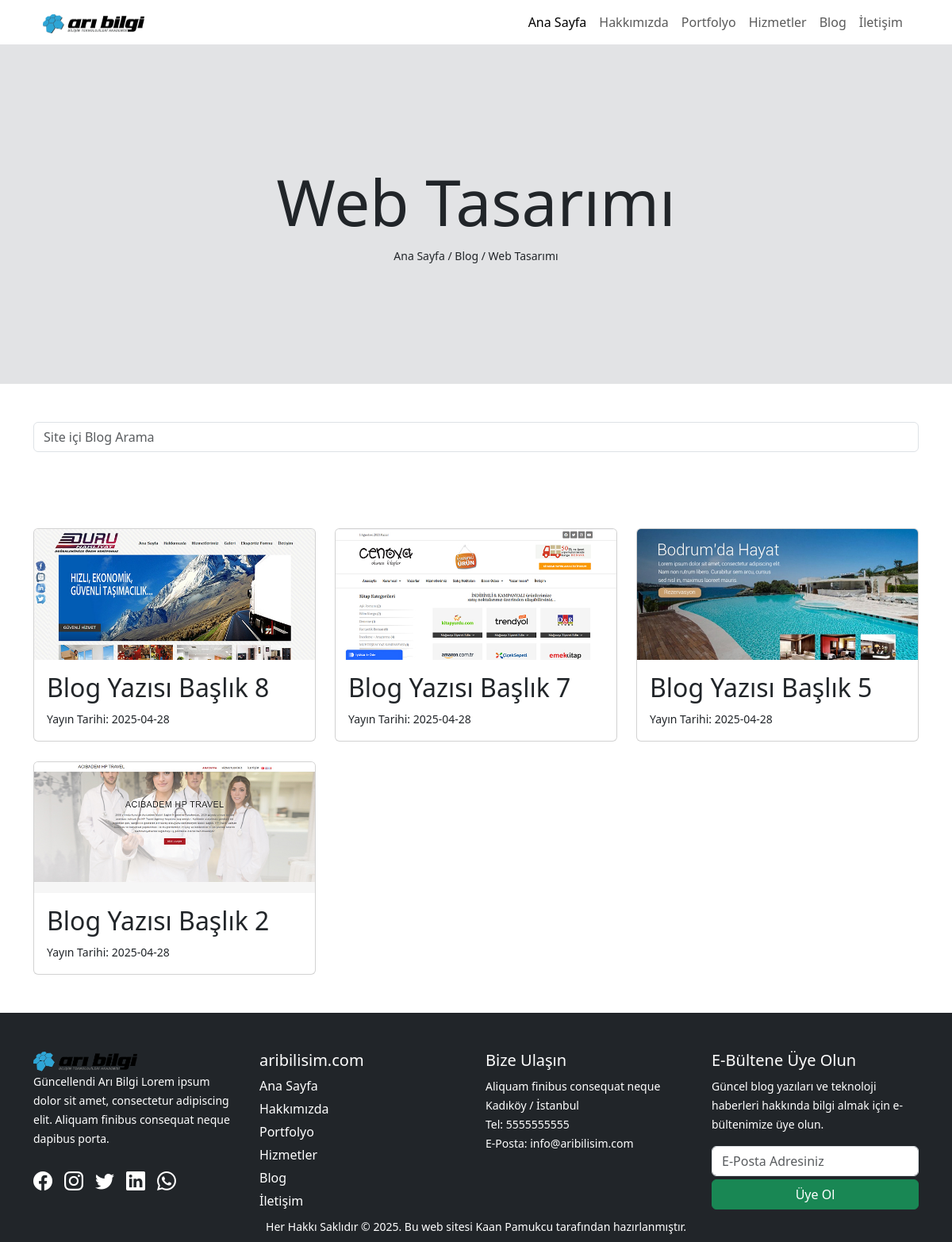
The page /kategori.php?katAdi=Web Tasarımı on the database its author committed.
### tables this page shows
CREATE TABLE `yazilar` (
  `id` int(11) NOT NULL,
  `baslik` varchar(150) NOT NULL,
  `aciklama` text NOT NULL,
  `meta` varchar(250) NOT NULL,
  `durum` varchar(15) NOT NULL,
  `tarih` varchar(15) NOT NULL,
  `kategori` varchar(50) NOT NULL,
  `gorsel` varchar(150) NOT NULL
);

CREATE TABLE `ayarlar` (
  `id` int(11) NOT NULL,
  `kisaAciklama` text NOT NULL,
  `telefon` varchar(15) NOT NULL,
  `wp` varchar(15) NOT NULL,
  `eposta` varchar(75) NOT NULL,
  `adres` varchar(100) NOT NULL,
  `harita` text NOT NULL,
  `facebook` varchar(100) NOT NULL,
  `instagram` varchar(100) NOT NULL,
  `twitter` varchar(100) NOT NULL,
  `linkedin` varchar(100) NOT NULL,
  `logo` varchar(75) NOT NULL
);

### kategori.php (the view)
<?php require_once('header.php'); ?>
<section id="kategoriBanner" class="banner">
    <div class="container">
        <div class="row">
            <div class="col-12 text-center">
                <?php
                if (isset($_GET['katAdi'])) {
                ?>
                    <h1 class="display-1"><?php echo $_GET['katAdi']; ?></h1>
                    <small>
                        <a href="index.php" class="text-dark">Ana Sayfa</a> / <a href="blog.php" class="text-dark">Blog</a> / <?php echo $_GET['katAdi']; ?>
                    </small>
                <?php
                }
                ?>
            </div>
        </div>
    </div>
</section>
<section id="blogSearch" class="py-5">
    <div class="container">
        <div class="row">
            <div class="col-12">
                <form action="" method="get">
                    <input type="search" name="ara" placeholder="Site içi Blog Arama" class="form-control">
                </form>
            </div>
        </div>
    </div>
</section>
<section id="kategoriList" class="py-5">
    <div class="container">
        <div class="row" style="row-gap:25px;">
            <?php
            if (isset($_GET['katAdi'])) {
                $katAdi = $_GET['katAdi'];
                $kategori = $db->prepare('select * from yazilar where kategori=? order by id desc');
                $kategori->execute(array($katAdi));
                if ($kategori->rowCount()) {
                    foreach ($kategori as $kategoriList) {
            ?>
                        <div class="col-md-4">
                            <a href="makale.php?postID=<?php echo $kategoriList['id']; ?>">
                                <div class="card">
                                    <img src="<?php echo substr($kategoriList['gorsel'], 1); ?>" alt="<?php $kategoriList['baslik']; ?>" class="card-img-top">
                                    <div class="card-body">
                                        <h2><?php echo $kategoriList['baslik']; ?></h2>
                                        <small>Yayın Tarihi: <?php echo $kategoriList['tarih']; ?></small>
                                    </div>
                                </div>
                            </a>
                        </div>
            <?php
                    }
                }
            }
            ?>
        </div>
    </div>
</section>
<?php require_once('footer.php'); ?>

### footer.php (shortened to what this page needs)
<footer id="footer" class="bg-dark pt-5">
    <section id="topFooter">
        <div class="container">
            <div class="row">
                <div class="col-md-3">
                    <img src="<?php echo substr($ayarlarRow['logo'], 1); ?>" alt="Arı Bilişim Logo" class="w-50">
                    <div>
                        <small><?php echo $ayarlarRow['kisaAciklama']; ?></small>
                    </div>
                    <div class="social mt-4">
                        <a href="<?php echo $ayarlarRow['facebook']; ?>"><i class="bi bi-facebook"></i></a>
                        <a href="<?php echo $ayarlarRow['instagram']; ?>"><i class="bi bi-instagram"></i></a>
                        <a href="<?php echo $ayarlarRow['twitter']; ?>"><i class="bi bi-twitter"></i></a>
                        <a href="<?php echo $ayarlarRow['linkedin']; ?>"><i class="bi bi-linkedin"></i></a>
                        <a href="https://wa.me/+9<?php echo $ayarlarRow['wp']; ?>"><i class="bi bi-whatsapp"></i></a>
                    </div>
                </div>
                <div class="col-md-3">
                    <h5>aribilisim.com</h5>
                    <div class="footerMenu">
                        <a href="index.php">Ana Sayfa</a>
                        <a href="hakkimzda.php">Hakkımızda</a>
                        <a href="portfolyo.php">Portfolyo</a>
                        <a href="#hizmetler">Hizmetler</a>
                        <a href="blog.php">Blog</a>
                        <a href="iletisim.php">İletişim</a>
                    </div>
                </div>
                <div class="col-md-3">
                    <h5>Bize Ulaşın</h5>
                    <small>
                        <?php echo $ayarlarRow['adres']; ?> <br>
                        Tel: <a href="tel:+9<?php echo $ayarlarRow['telefon']; ?>"><?php echo $ayarlarRow['telefon']; ?></a> <br>
                        E-Posta: <a href="mailto:<?php echo $ayarlarRow['eposta']; ?>"><?php echo $ayarlarRow['eposta']; ?></a>
                    </small>
                </div>
                <div class="col-md-3">
                    <h5>E-Bültene Üye Olun</h5>
                    <small>Güncel blog yazıları ve teknoloji haberleri hakkında bilgi almak için e-bültenimize üye olun.</small>
                    <form action="" method="post" class="mt-3">
                        <input type="email" name="eposta" placeholder="E-Posta Adresiniz" class="form-control mb-1">
                        <input type="submit" class="btn btn-success w-100" value="Üye Ol" name="uyeOl">
                    </form>
                </div>
            </div>
        </div>
    </section>
    <section id="bottomFooter" class="py-2">
        <div class="container">
            <div class="row">
                <div class="col-12 text-center">
                    <small>Her Hakkı Saklıdır &copy; 2025. Bu web sitesi <a href="https://www.kaanpamukcu.com">Kaan Pamukcu</a> tarafından hazırlanmıştır.</small>
                </div>
            </div>
        </div>
    </section>
</footer>
</body>
</html>

### assets/css/style.css (style rules this page uses)
* { text-decoration: none !important; }
.footerMenu { display: flex; flex-direction: column; gap: 5px; }
.bi { font-size: 24px; color: #393939; }
.social { display: flex; column-gap: 15px; }
#footer, #footer a, #footer .bi { color:#fff; }
.banner { padding:150px 0px; background-color: #e2e3e5; background-repeat: no-repeat !important; background-size: cover !important; background-position: center center !important; }

### rows shown on the page
yazilar: gorsel (picture), baslik "Blog Yazısı Başlık 8", tarih "2025-04-28"
yazilar: gorsel (picture), baslik "Blog Yazısı Başlık 7", tarih "2025-04-28"
yazilar: gorsel (picture), baslik "Blog Yazısı Başlık 5", tarih "2025-04-28"
yazilar: gorsel (picture), baslik "Blog Yazısı Başlık 2", tarih "2025-04-28"
ayarlar: logo (picture), kisaAciklama "Güncellendi Arı Bilgi Lorem ipsum dolor sit amet, consectetur adipiscing elit. Aliquam finibus consequat neque dapibus porta.", adres "Aliquam finibus consequat neque Kadıköy / İstanbul", telefon "5555555555", eposta "info@aribilisim.com"

### other values the page prints
$_GET['katAdi'] "Web Tasarımı"
